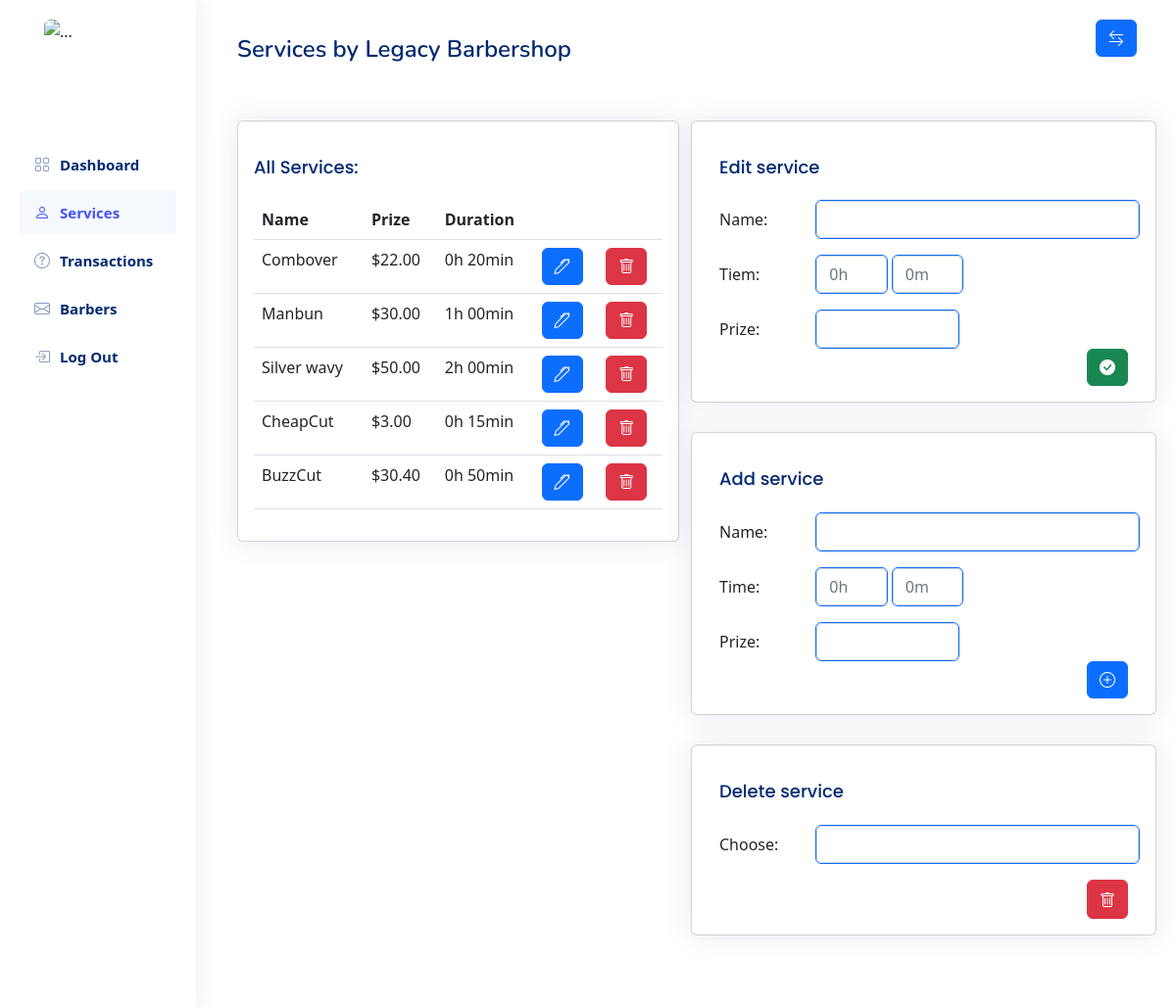
Page /services (signed in) on the earlier database version.
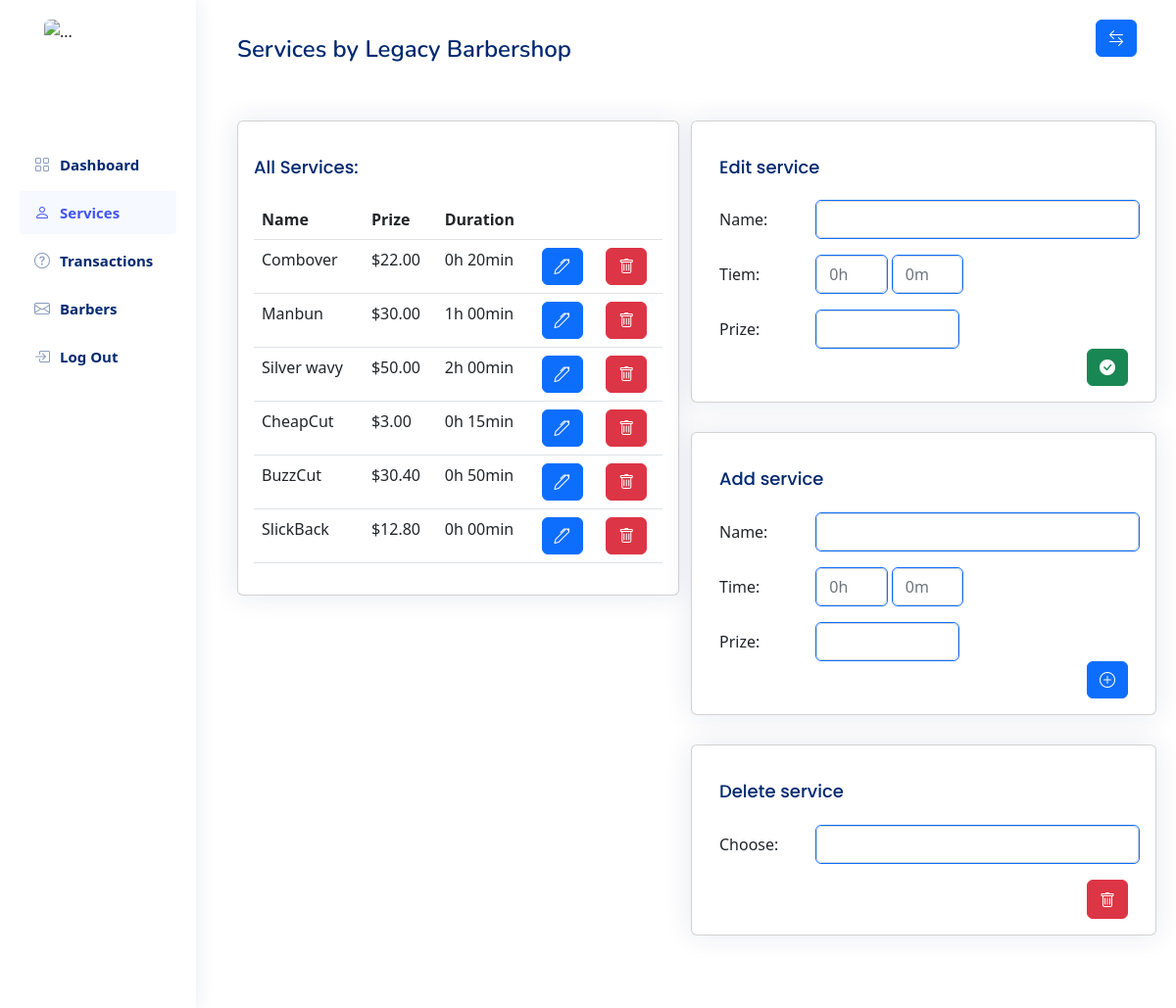
Same page on the later database version.
### summaryapp/models/service.py (models this page shows, shortened)
class ServiceModel(models.Model):
    name = models.CharField(max_length=30, blank = False, null=False)
    time = models.DurationField(blank = True, null = True)
    prize = models.DecimalField(max_digits = 6, decimal_places = 2)
    class Meta:
        db_table = 'service'
        verbose_name = 'Service'
        verbose_name_plural = 'Services'

### summaryapp/views.py (the view)
# urls.py: path('services', views.services, name='services'),
@login_required(login_url="/login")
def services(request):
    if request.method == "POST":
        form = ServiceFrom(request.POST)
        if form.is_valid():
            form.save()
            return redirect("/services")
    else:
        form = ServiceFrom()
    services = ServiceModel.objects.all()
    return render(request, 'dashboard/services.html', {"services": services, "form": form})

### summaryapp/forms.py
class ServiceFrom(forms.ModelForm):
    class Meta:
        model = ServiceModel
        fields ='__all__'

### summaryapp/templatetags/tags.py (called while the page is built)
@register.filter
def to_hm(value):
    s = str(value)
    hm = s[0:1]+"h "+s[2:4]+"min"
    return hm

### summaryapp/templates/dashboard/services.html (shortened to what the changed rows need)
{% extends 'dashboard/sidebar.html' %}
{% load tags %}
{% block content %}
      <main id="main" class="main">
         <div class="pagetitle mt-3">
            <h1>Services by Legacy Barbershop</h1>
         </div>
         <div class="row">
            <div class="col-lg-6">
               <div class="card mt-5">
                  <div class="card-body">
                     <table class="table table-hover">
                        <tbody>
                           <tr>
                              <th>Name</th>
                              <th>Prize</th>
                              <th>Duration</th>
                              <th></th>
                              <th></th>
                           </tr>
                           {% for service in services %}
                           <tr>
                              <td>{{service.name}}</td>
                              <td>${{service.prize}}</td>
                              <td>{{service.time|to_hm}}</td>
                              <td>
                                 <button class="btn btn-primary list-edit" sid="{{service.id}}"><i class="bi bi-pen"></i></button>
                              </td>
                              <td>
                                 <button class="btn btn-danger list-delete" sid="{{service.id}}"><i class="bi bi-trash"></i></button>
                              </td>
                           </tr>
                           {% endfor %}
                        </tbody>
                     </table>
                  </div>
               </div>
            </div>
                        {% load crispy_forms_tags %}
                        {% load crispy_forms_tags %}
         </div>
      </main>
{% endblock %}

Differences in the rows shown:
added ServiceModel: name "SlickBack", prize "12.80", time|to_hm "0h 00min"
